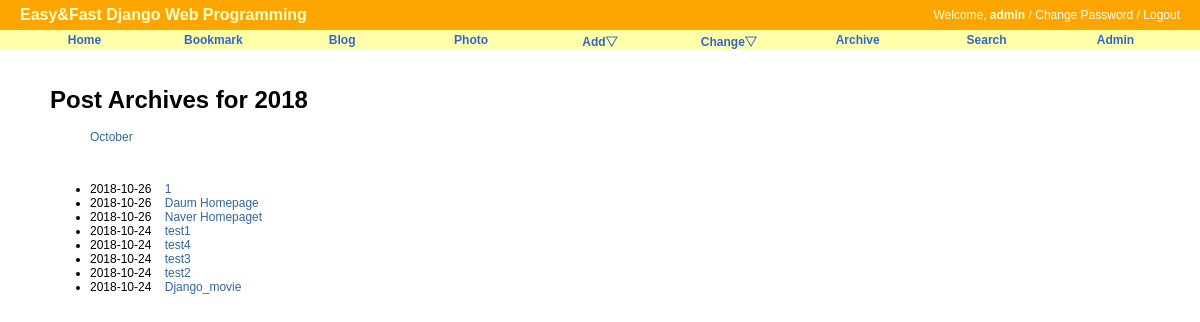
Page /blog/2018/ (signed in) on the committed database.
### blog/models.py (models this page shows, shortened)
class Post(models.Model):
    title       = models.CharField('TITLE', max_length=50)
    slug        = models.SlugField('SLUG', unique=True, allow_unicode=True, help_text='one word for title alias.')
    description = models.CharField('DESCRIPTION', max_length=100, blank=True, help_text='simple description text.')
    content     = models.TextField('CONTENT')
    create_date = models.DateTimeField('Create Date', auto_now_add=True)
    modify_date = models.DateTimeField('Modify Date', auto_now=True)
    owner       = models.ForeignKey(User, null=True, on_delete=models.CASCADE)
    class Meta:
        verbose_name = 'post'
        verbose_name_plural = 'posts'
        db_table = 'blog_post'
        ordering = ('-modify_date',)
    def get_absolute_url(self):
        return reverse('blog:post_detail', args=(self.slug,))

### blog/views.py (the view)
# urls.py: path('<int:year>/', PostYAV.as_view(), name='post_year_archive'),
class PostYAV(YearArchiveView):
    model = Post
    date_field = 'modify_date'
    make_object_list = True

### blog/templates/blog/post_archive_year.html (shortened to what this page needs)
{% extends "base.html" %}
{% block content %}
<div id = "content">
    <h1>Post Archives for {{ year|date:"Y" }}</h1>
    <ul>
        {% for date in date_list %}
        <li style="display: inline;">
            <a href="{% url 'blog:post_month_archive' year|date:'Y' date|date:'b' %}">{{ date|date:"F" }}</a>
        </li>
        {% endfor %}
    </ul>
    <br/>
    <div>
        <ul>
            {% for post in object_list %}
            <li>
                {{ post.modify_date|date:"Y-m-d" }}&nbsp;&nbsp;&nbsp;
                <a href="{{ post.get_absolute_url }}"><string>{{ post.title }}<string></a>
            </li>
            {% endfor %}
        </ul>
    </div>
</div>
{% endblock content %}

### templates/base.html (shortened to what this page needs)
<!DOCTYPE html>
<html lang="ko">
<head>
{% load staticfiles %}
<link rel="stylesheet" type="text/css" href="{% block stylesheet %}{% static "css/base.css" %}{% endblock %}" />
<link rel="stylesheet" type="text/css" href="{% block extrastyle %}{% endblock %}" />
</head>
<body>
<div id="header">
    <h2 class="maintitle">Easy&amp;Fast Django Web Programming</h2>
    {% if user.is_active %}
        <h4 class="welcome">Welcome, <strong>{% firstof usr.get_short_name user.get_username %}</strong> /
                    <a href="{% url 'password_change' %}">Change Password</a> /
                    <a href="{% url 'logout' %}">Logout</a>
        </h4>
    {% else %}
        <h4 class="welcome">Welcome, Anonymous /
                    <a href="{% url 'login' %}">Login</a> /
                    <a href="{% url 'register' %}">Register</a>
        </h4>
    {% endif %}
</div>
<div id="menu">
    <li><a href="{% url 'home' %}">Home</a></li>
    <li><a href="{% url 'bookmark:index' %}">Bookmark</a></li>
    <li><a href="{% url 'blog:index' %}">Blog</a></li>
    <li><a href="#">Photo</a></li>
    <li><a href="#">Add&bigtriangledown;</a>
    </li>
    <li><a href="#">Change&bigtriangledown;</a>
    </li>
    <li><a href="{% url 'blog:post_archive' %}">Archive</a></li>
    <li><a href="{% url 'blog:search' %}">Search</a></li>
    <li><a href="{% url 'admin:index' %}">Admin</a></li>
</div>
{% block content %}{% endblock %}
</body>
</html>

### static/css/base.css (style rules this page uses)
body { font-family: "Lucida Grande", Verdana, Arial, sans-serif; font-size: 12px; }
div#header { position: absolute; top: 0px; left: 0px; height: 30px; width: 100%; display: table; background: orange; }
div#menu { position: absolute; top: 30px; left: 0px; height: 20px; width: 100%; display: table; table-layout: fixed; border-spacing: 40px 0px; background: #ffa; font-size: 12px; }
div#content { position: absolute; top: 70px; left: 50px; right: 50px; }
.maintitle { display: table-cell; vertical-align: middle; padding-left: 20px; color: #ffc; font-weight: bold; font-size: 16px; }
.welcome { display: table-cell; vertical-align: middle; text-align: right; padding-right: 20px; color: #ffc; font-weight: normal; font-size: 12px; }
.welcome a:link, .welcome a:visited { color: white; }
div#menu a:link, div#menu a:visited { color: #36c; }
div#menu > li { display: table-cell; vertical-align: middle; border-radius: 25px; text-align: center; font-weight: bold; }
a:link, a:visited { color: #369; text-decoration: none; }

### rows in the picture
Post: modify_date "2018-10-26", title "1"
Post: modify_date "2018-10-26", title "Daum Homepage"
Post: modify_date "2018-10-26", title "Naver Homepaget"
Post: modify_date "2018-10-24", title "test1"
Post: modify_date "2018-10-24", title "test4"
Post: modify_date "2018-10-24", title "test3"
Post: modify_date "2018-10-24", title "test2"
Post: modify_date "2018-10-24", title "Django_movie"

### other values in the picture
{{ year|date:"Y" }} "2018"
{{ date|date:"F" }} "October"
